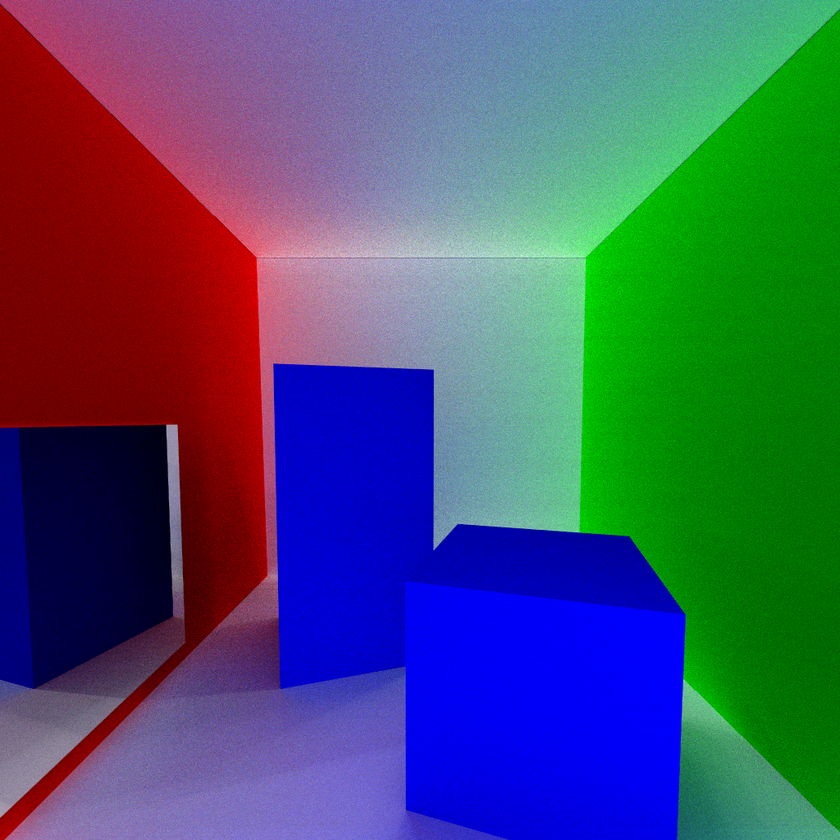
#> input picture VI-RT/cmake-build-debug/MyImage.ppm, 840 x 840 px, shrunk from 1024 x 1024 before the run
$ python ppm2openexr.py ../../../cmake-build-debug/MyImage.ppm ../../../cmake-build-debug/MyImage.ppm
#> lines starting #> are read from the running program, lines starting #| are printed output that depends on the picture
import cv2
print(cv2.haveImageReader("exr"))
import numpy as np
import sys
def ppm_to_exr(input_path, output_path):
    # Read the PPM image using OpenCV
#> called with input_path = '../../../cmake-build-debug/MyImage.ppm', output_path = '../../../cmake-build-debug/MyImage.ppm'
    input_img = cv2.imread(input_path, cv2.IMREAD_ANYCOLOR | cv2.IMREAD_ANYDEPTH)
#> input_img is the input picture: shape (840, 840, 3); mean B, G, R 108, 83.1, 69.4

    # Convert the image to OpenEXR format
    output_img = np.float32(input_img) / 255.0  # Scale to 0-1 range
    output_img = cv2.cvtColor(output_img, cv2.COLOR_BGR2RGB)  # Convert BGR to RGB

    # Fix the color channel order
    output_img[:, :, [0, 2]] = output_img[:, :, [2, 0]]

    cv2.imwrite(output_path, output_img)
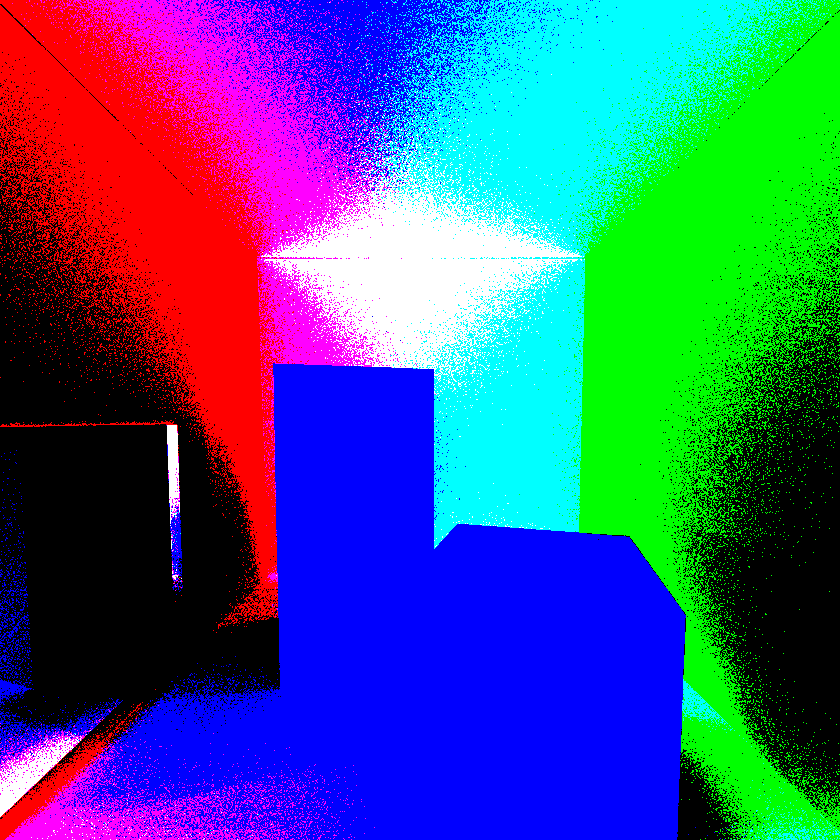
#> saved as MyImage.ppm: shape (840, 840, 3); mean B, G, R 0.522, 0.34, 0.23; drawn with 1 as white


#ppm_file_path = "C:\\Users\\sleim\\Desktop\\MyImage.ppm"
#exr_file_path = "C:\\Users\\sleim\\Desktop\\EXR.exr"

#ppm_to_exr(ppm_file_path, exr_file_path)

def main(ppm_file_path, exr_file_path):
    ppm_to_exr(ppm_file_path, exr_file_path)

if __name__ == "__main__":
    if len(sys.argv) != 3:
        print("Uso: python programa.py arquivo.ppm arquivo.exr")
    else:
        ppm_path = sys.argv[1]
        jpg_path = sys.argv[2]
        main(ppm_path, jpg_path)
